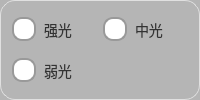
       <widget class="QGroupBox" name="groupBox_3">
        <property name="styleSheet">
         <string notr="true">QGroupBox {
    font-size: 20px;
    font-weight: bold;
    background-color: rgb(181, 181, 181);
    border: 1px solid #e0e0e0;
    border-radius: 2px;
	border-radius: 15px
}

QGroupBox::title {
    subcontrol-origin: margin;
    left: 10px;
    padding: 0 5px;
    color: #2c3e50;
}</string>
        </property>
        <property name="title">
         <string/>
        </property>
        <layout class="QGridLayout" name="gridLayout_2">
         <item row="0" column="0">
          <widget class="QRadioButton" name="rbtn_strongLight">
           <property name="sizePolicy">
            <sizepolicy hsizetype="Expanding" vsizetype="Expanding">
             <horstretch>0</horstretch>
             <verstretch>0</verstretch>
            </sizepolicy>
           </property>
           <property name="styleSheet">
            <string notr="true">QRadioButton {
    spacing: 8px;
    font-size: 14px;
    color: #333; /* 文字颜色始终保持这个值 */
}

/* 未选中状态 */
QRadioButton::indicator {
    width: 20px;
    height: 20px;
    border-radius: 10px;
    border: 2px solid #999;
    background: #ffffff;
}

/* 悬停效果 */
QRadioButton::indicator:hover {
    border: 2px solid #666;
}

/* 选中状态 */
QRadioButton::indicator:checked {
    border: 2px solid #FFD700; /* 黄色边框 */
}

/* 选中时的内圆 */
QRadioButton::indicator:checked {
    background-color: qradialgradient(
        cx:0.5, cy:0.5,
        radius:0.4,
        fx:0.5, fy:0.5,
        stop:0 #FFD700,
        stop:1 transparent
    );
}

/* 禁用状态 */
QRadioButton::indicator:disabled {
    border: 2px solid #ccc;
    background: #eee;
}

/* 移除文字颜色修改的代码 */

/* 点击动画效果 */
QRadioButton::indicator:pressed {
    border: 2px solid #CC9900;
    background-color: qradialgradient(
        cx:0.5, cy:0.5,
        radius:0.5,
        fx:0.5, fy:0.5,
        stop:0 #FFF59D,
        stop:1 transparent
    );
}</string>
           </property>
           <property name="text">
            <string>强光</string>
           </property>
          </widget>
         </item>
         <item row="0" column="1">
          <widget class="QRadioButton" name="rbtn_mediumLight">
           <property name="sizePolicy">
            <sizepolicy hsizetype="Expanding" vsizetype="Expanding">
             <horstretch>0</horstretch>
             <verstretch>0</verstretch>
            </sizepolicy>
           </property>
           <property name="styleSheet">
            <string notr="true">QRadioButton {
    spacing: 8px;
    font-size: 14px;
    color: #333; /* 文字颜色始终保持这个值 */
}

/* 未选中状态 */
QRadioButton::indicator {
    width: 20px;
    height: 20px;
    border-radius: 10px;
    border: 2px solid #999;
    background: #ffffff;
}

/* 悬停效果 */
QRadioButton::indicator:hover {
    border: 2px solid #666;
}

/* 选中状态 */
QRadioButton::indicator:checked {
    border: 2px solid #FFD700; /* 黄色边框 */
}

/* 选中时的内圆 */
QRadioButton::indicator:checked {
    background-color: qradialgradient(
        cx:0.5, cy:0.5,
        radius:0.4,
        fx:0.5, fy:0.5,
        stop:0 #FFD700,
        stop:1 transparent
    );
}

/* 禁用状态 */
QRadioButton::indicator:disabled {
    border: 2px solid #ccc;
    background: #eee;
}

/* 移除文字颜色修改的代码 */

/* 点击动画效果 */
QRadioButton::indicator:pressed {
    border: 2px solid #CC9900;
    background-color: qradialgradient(
        cx:0.5, cy:0.5,
        radius:0.5,
        fx:0.5, fy:0.5,
        stop:0 #FFF59D,
        stop:1 transparent
    );
}</string>
           </property>
           <property name="text">
            <string>中光</string>
           </property>
          </widget>
         </item>
         <item row="1" column="0">
          <widget class="QRadioButton" name="rbtn_weakLight">
           <property name="sizePolicy">
            <sizepolicy hsizetype="Expanding" vsizetype="Expanding">
             <horstretch>0</horstretch>
             <verstretch>0</verstretch>
            </sizepolicy>
           </property>
           <property name="styleSheet">
            <string notr="true">QRadioButton {
    spacing: 8px;
    font-size: 14px;
    color: #333; /* 文字颜色始终保持这个值 */
}

/* 未选中状态 */
QRadioButton::indicator {
    width: 20px;
    height: 20px;
    border-radius: 10px;
    border: 2px solid #999;
    background: #ffffff;
}

/* 悬停效果 */
QRadioButton::indicator:hover {
    border: 2px solid #666;
}

/* 选中状态 */
QRadioButton::indicator:checked {
    border: 2px solid #FFD700; /* 黄色边框 */
}

/* 选中时的内圆 */
QRadioButton::indicator:checked {
    background-color: qradialgradient(
        cx:0.5, cy:0.5,
        radius:0.4,
        fx:0.5, fy:0.5,
        stop:0 #FFD700,
        stop:1 transparent
    );
}

/* 禁用状态 */
QRadioButton::indicator:disabled {
    border: 2px solid #ccc;
    background: #eee;
}

/* 移除文字颜色修改的代码 */

/* 点击动画效果 */
QRadioButton::indicator:pressed {
    border: 2px solid #CC9900;
    background-color: qradialgradient(
        cx:0.5, cy:0.5,
        radius:0.5,
        fx:0.5, fy:0.5,
        stop:0 #FFF59D,
        stop:1 transparent
    );
}</string>
           </property>
           <property name="text">
            <string>弱光</string>
           </property>
          </widget>
         </item>
        </layout>
       </widget>
